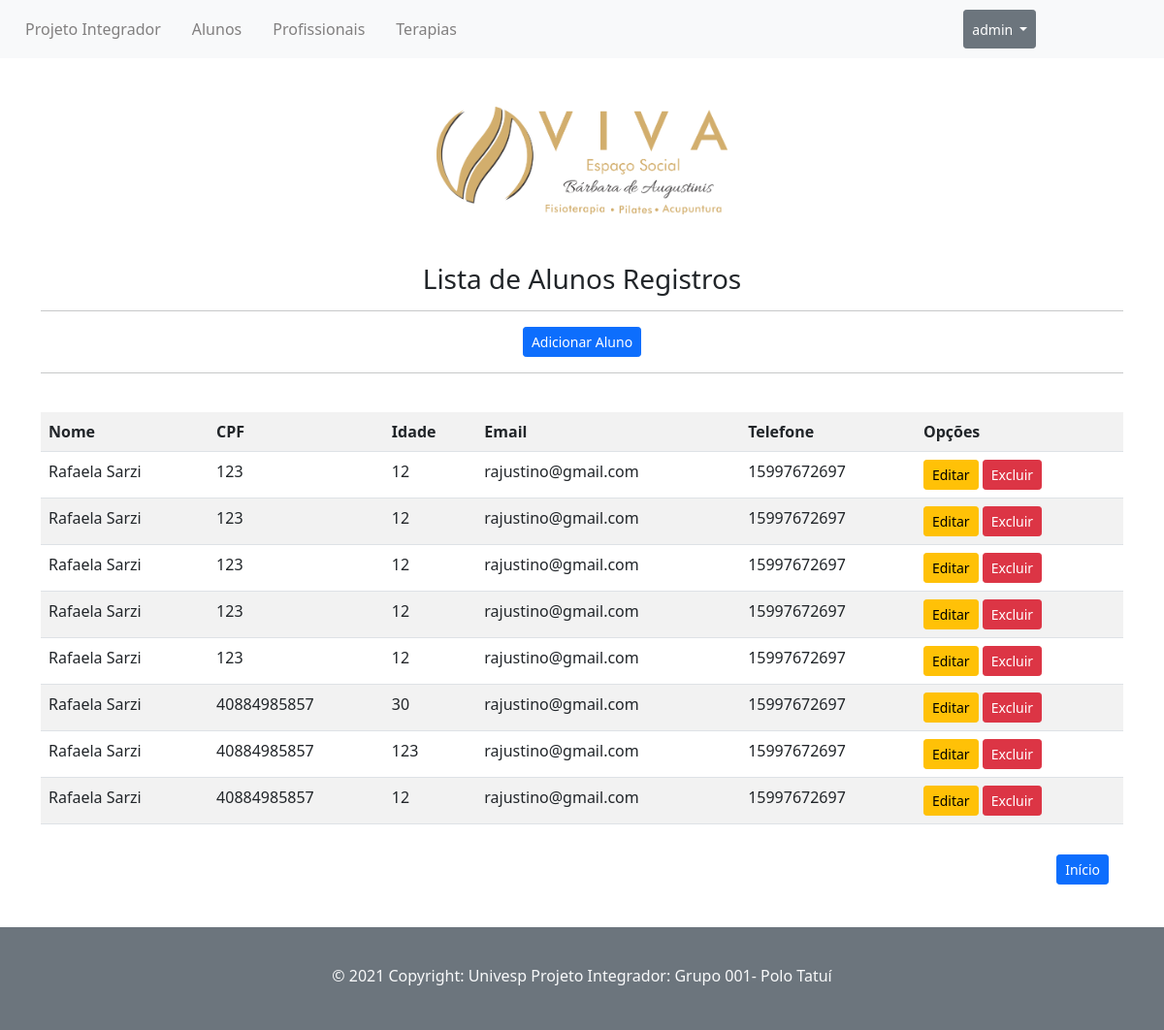
Page /listar/aluno/ (signed in) on the earlier database version.
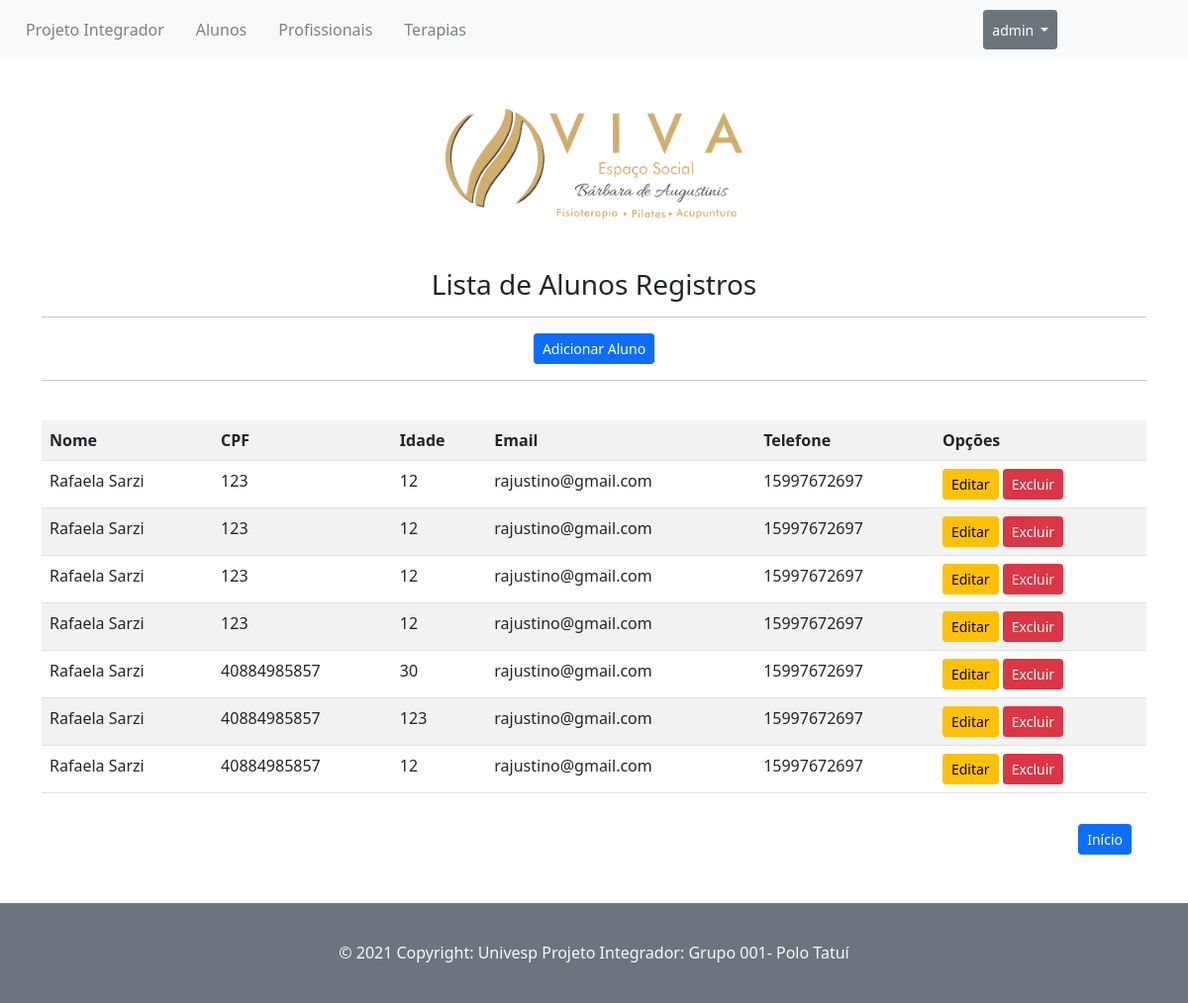
Same page on the later database version.
### paginas/models.py (models this page shows, shortened)
class CadastroAlunos(models.Model):
    nome = models.CharField(max_length=50)
    cpf = models.IntegerField()
    idade = models.CharField(max_length=50)
    email = models.EmailField(max_length=155)
    telefone = models.IntegerField()

### paginas/views.py (the view)
# urls.py: path('listar/aluno/', CadastroList.as_view(),
class CadastroList(LoginRequiredMixin, ListView):
    login_url = reverse_lazy('login')
    template_name = 'paginas/listas/alunos.html'
    model = CadastroAlunos

### paginas/templates/paginas/listas/alunos.html
{% extends 'paginas/modelo.html' %}
{% load static %}
{% block conteudo %}
<div class="container">
<h3>Lista de Alunos Registros</h3>
<hr>
<a href="{% url 'cadastrar-aluno'%}" class="btn btn-primary btn-sm">Adicionar Aluno</a>
<hr>
<br>
<div class="table-responsive">
  <table class="table table-striped">
    <tr>
      <th>Nome</th>
      <th>CPF</th>
      <th>Idade</th>
      <th>Email</th>
      <th>Telefone</th>
      <th>Opções</th>
    </tr>
    {% for alunos in object_list %}
    <tr>
      <td>{{alunos.nome}}</td>
      <td>{{alunos.cpf}}</td>
      <td>{{alunos.idade}}</td>
      <td>{{alunos.email}}</td>
      <td>{{alunos.telefone}}</td>
      <td>
        <a href="{% url 'editar-aluno' alunos.pk %}" class="btn btn-warning btn-sm">Editar</a>
        <a href="{% url 'excluir-aluno' alunos.pk %}" class="btn btn-danger btn-sm">Excluir</a>
      </td>
    </tr>
    {% empty %}
    <tr>
      <td colspan="6">Nenhum aluno registrado.</td>
    </tr>
    {% endfor %}
  </table>
</div>
<div class="btn-inicio">
  <a href="{% url 'index'%}" class="btn btn-primary btn-sm">Início</a>
  </div>
</div>
{% endblock %}

### paginas/templates/paginas/modelo.html (shortened to what this page needs)
<!DOCTYPE html>
<html lang="pt-br">
<head>
    {% load static %}
    <link rel="stylesheet" href="{% static 'css/css/bootstrap.min.css' %}">
    <link rel="stylesheet" href="{% static '/css/style.css' %}">
</head>
<body>
    {% block menu %}
    <nav class="nav nav-expand-lg nav-light bg-light" style="padding: 10px;">
        <ul class="nav menu-cadastros col-10">
            <li class="nav-item">
                <a class="nav-link active" aria-current="page" href="/">Projeto Integrador</a>
            </li>
          {% if request.user.is_authenticated  %}
            <li class="nav-item a">
                <a class="nav-link" href="{% url 'listar-aluno'%}">Alunos</a>
            </li>
            <li class="nav-item a">
                <a class="nav-link" href="{% url 'listar-profissional'%}">Profissionais</a>
            </li>
            <li class="nav-item ">
                <a class="nav-link " href="{% url 'listar-terapia'%}">Terapias</a>
            </li>
            {% endif %}
        </ul>
        <div class="btn-group">
          {% if request.user.is_authenticated  %}
            <button type="button" class="btn btn-secondary dropdown-toggle btn-sm" data-bs-toggle="dropdown" data-bs-display="static" aria-expanded="false">
              {{ request.user }}
            </button>
            {% else %}
            <li class="nav-item ">
              <a class="nav-link btn-secondary text-light" href="{% url 'login'%}">Login</a>
          </li>
            {% endif %}
          </div>
    </nav>
    {% endblock %}
    {% block banner %}
            <div class="banner" style="text-align: center; padding:20px; margin-top: 30px;">
                <img src="{% static 'img/Logo Viva_Horizontal.png' %} "  width="300px"alt=" ">
            </div>
    {% endblock %}
    {% block conteudo %}{% endblock %}
    {% block footer %}
    <footer class="bg-secondary text-center text-lg-start ">
      <div class="text-center bg-secondary text-light">
        © 2021 Copyright: <span class="text-light"> Univesp Projeto Integrador: Grupo 001- Polo Tatuí</span>
      </div>
    </footer>
    {% endblock %}
</body>
</html>

### static/css/style.css (style rules this page uses)
html, body { min-height: 100%; }
body { padding: 0; margin: 0; }
footer { position: fixed; bottom: 0; width: 100%; height: 10%; text-align: center; line-height: 100px; }
.nav > li > a { color: rgb(129, 127, 127); }
.btn-inicio { text-align: right; margin: 15px; }
.container { margin-bottom: 150px; margin-top: 30px; text-align: -webkit-center; }

Differences in the rows shown:
removed CadastroAlunos: nome "Rafaela Sarzi", cpf "123", idade "12", email "rajustino@gmail.com", telefone "15997672697"
